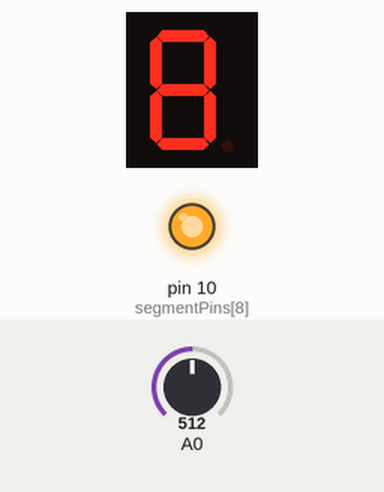
Recording of a sketch running on a simulated Arduino Uno, built with avr-gcc and run on an emulated ATmega328P. Shown: 1-digit seven-segment display, output pins drawn as LEDs (lit = HIGH). Wiring (inferred from the names in the program): 1-digit 7-segment display, segments lit when LOW: segments pin 2, pin 3, pin 4, pin 5, pin 6, pin 7, pin 8, pin 9. The test bench sets the inputs (shaded band); at power-on: A0 = 512. The segment pins are drawn as the display they are named for; pins used as bus, display or sensor lines are not drawn.

Above: at 0.15 s.
At 0.56 s:
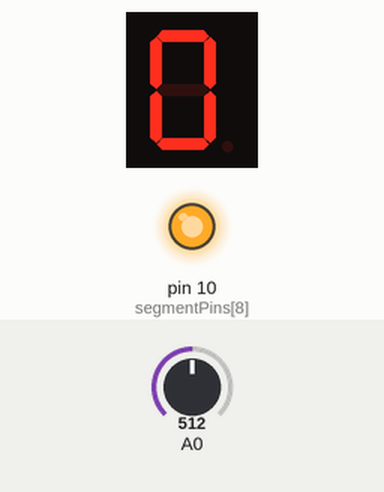
1.3 s: A0 set to 306
2.8 s: A0 set to 511
At 5.7 s:
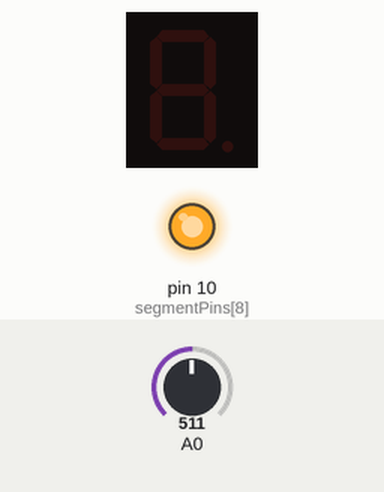
Timing chart, 0 to 7.2 s (numbered marks = the images above; inputs shaded):
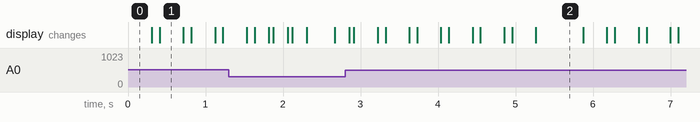

The sketch:

SevenSegmentDisplay.ino
```cpp
const byte segmentPins[9] = {
  2,3,4,5,6,7,8,9,10};
const byte digits[10] = {
  0b11111100, //zero
  0b01100000, //one
  0b11011010, //two
  0b11110010, //three
  0b01100110, //four
  0b10110110, //five
  0b10111110, //six
  0b11100000, //seven
  0b11111110, //eight
  0b11100110  //nine
};

const char boobies[7] = {
  8,0,0,8,1,3,5};

void setup() {
  setOutputs();
  displayClear();
}

void loop() {
  int potVal;
  for(int i = 0; i < sizeof(boobies); i++){
    potVal = analogRead(A0)/5;
    displayChar(boobies[i]);
    delay(potVal * 3);
    displayClear();
    delay(potVal);

  }
  delay(potVal * 5);
}

void setOutputs() {
  for(int pin = 0; pin < sizeof(segmentPins); pin++){
    pinMode(segmentPins[pin], OUTPUT);
  }
};

void displayClear() {
  for(int pin = 0; pin < sizeof(segmentPins); pin++){
    digitalWrite(segmentPins[pin], HIGH);
  }
}

void displayChar(char val){
  digitalWrite(segmentPins[0], ((digits[val] & 128)?LOW:HIGH)); // segment a
  digitalWrite(segmentPins[1], ((digits[val] & 64)?LOW:HIGH)); // segment b
  digitalWrite(segmentPins[2], ((digits[val] & 32)?LOW:HIGH)); // segment c
  digitalWrite(segmentPins[3], ((digits[val] & 16)?LOW:HIGH)); // segment d
  digitalWrite(segmentPins[4], ((digits[val] & 8)?LOW:HIGH)); // segment e
  digitalWrite(segmentPins[5], ((digits[val] & 4)?LOW:HIGH)); // segment f
  digitalWrite(segmentPins[6], ((digits[val] & 2)?LOW:HIGH)); // segment g
}
```

Measured:
- what the display in image 2 shows lasts 0.6 s, from 5.3 s to 5.9 s
